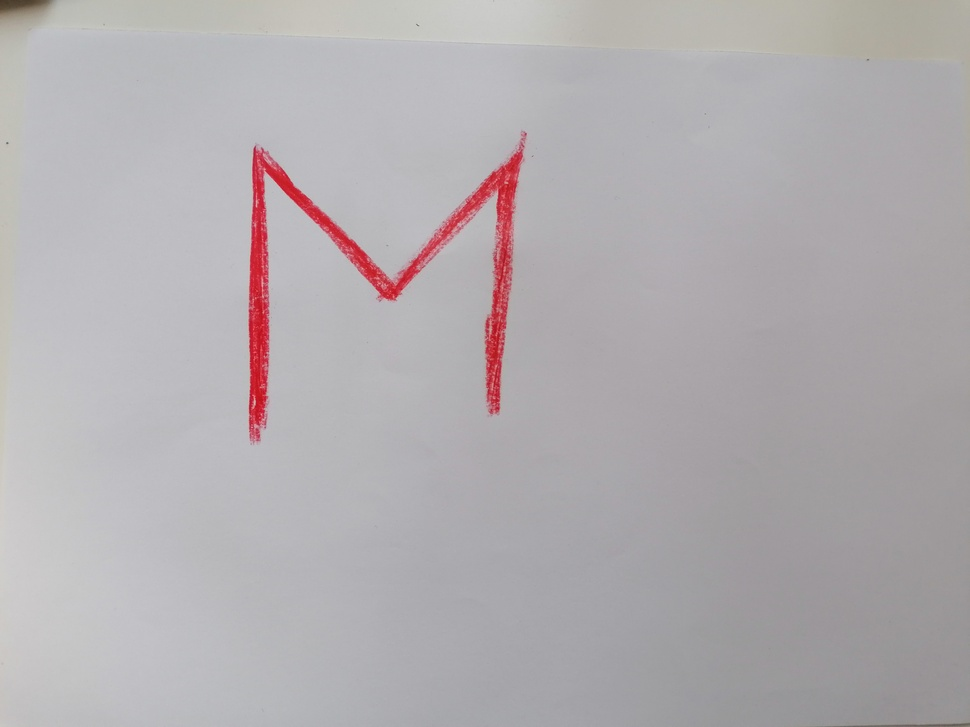
#> input picture Foto_prova_contorni.jpg, 970 x 727 px, shrunk from 4000 x 3000 before the run, given in place of the camera
$ python Tracker.py
#> lines starting #> are read from the running program, lines starting #| are printed output that depends on the picture; after the words box and inside, x2 and y2 are one past the last pixel; in counts of white or black regions, pixels touching at a corner belong together; long printed decimals are rounded
import cv2
import numpy
import sys
import statistics
import imutils
from collections import deque


# TODO: when the laser is behind the hand (the camera can't see it)
# TODO: implement function "play":
    # -laser move slower if the pen tip is far, and after a while it stops
    # -feedback from the speaker
    # -how much distance is good? This depends on the height of the camera


class Tracker(object):
    def __init__(self, LASER, HAND, PAPER_MASK, LASER_MASK, HAND_MASK, PEN, PEN_MASK, TIP_MASK):
        # camera
        self.camera = None
        self.frame = None
        self.prev_frame = None # actually not used
        # laser and hand positions
        self.laser_pos = (0, 0)
        self.hand_pos = (0, 0)
        # laser and hand masks
        self.paper_mask = None
        self.laser_mask = None
        self.hand_mask = None
        # pen
        self.pen_box = None
        self.pen_line = (0, 0, 0, 0)
        self.pen_tip_pos = (0, 0)
        self.pen_mask = None
        self.tip_mask = None
        # what to display (debugging): see funct 'display'
        self.display_flags = {
            'laser' : LASER, # red circle for the laser
            'hand' : HAND, # green circle the hand
            'laser_mask' : LASER_MASK, # threshold mask of the laser
            'paper_mask' : PAPER_MASK, # threshold mask of the paper (see paper_setup)
            'hand_mask' : HAND_MASK, # threshold mask of the hand
            'pen' : PEN, # blue box for the pen, light blue dot for the pen tip
            'pen_mask' : PEN_MASK, # threshold mask of the pen
            'tip_mask' : TIP_MASK # to see intersection between hand circle and pen line
        }


    def setup_camera_capture(self, device_num = 0):
        """
        Perform camera setup for the device number (default device = 0).
        Return a reference to the camera Capture object.
        """
        try:
            device = int(device_num)
            sys.stdout.write(f'Using Camera Device: {device}\n')
        except (IndexError, ValueError):
            # set default device
            device = 0
            sys.stderr.write("Invalid Device. Using default device 0\n")

        # Try to start capturing frames
        self.camera = cv2.VideoCapture(device, cv2.CAP_DSHOW)
        if not self.camera.isOpened():
            sys.stderr.write("Failed to Open Capture device. Quitting.\n")
            sys.exit(1)

        return self.camera


    def setup_paper_mask(self):
        """
        When you start the program, you need to know where the paper is:
        this create the mask of it.
        NOTE 1: there must be nothing on the paper! The paper must be the only
        "relevant" object on the desk
        NOTE 2: this stage is in the very beginning of the run, so the camera
        must be directed to the paper from the start
        NOTE 3: if the camera will move with the head, we will need to
        move also the hand_mask created at this step
        """
        i = 0
        for i in range(0, 30):
            check, self.frame = self.camera.read()
            self.paper_tracking()
#> this loop made 30 passes
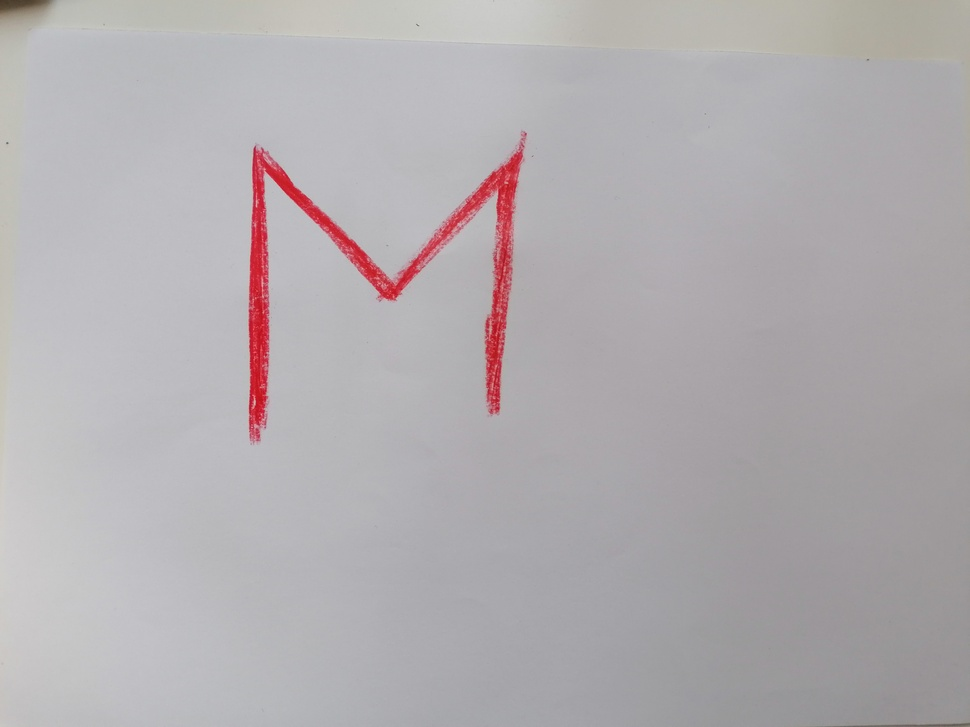
#> input picture Foto_prova_contorni.jpg, 970 x 727 px, shrunk from 4000 x 3000 before the run, given in place of the camera
#> pass 1, in paper_tracking, `color_mask = cv2.inRange(frame, lower, upper)`:
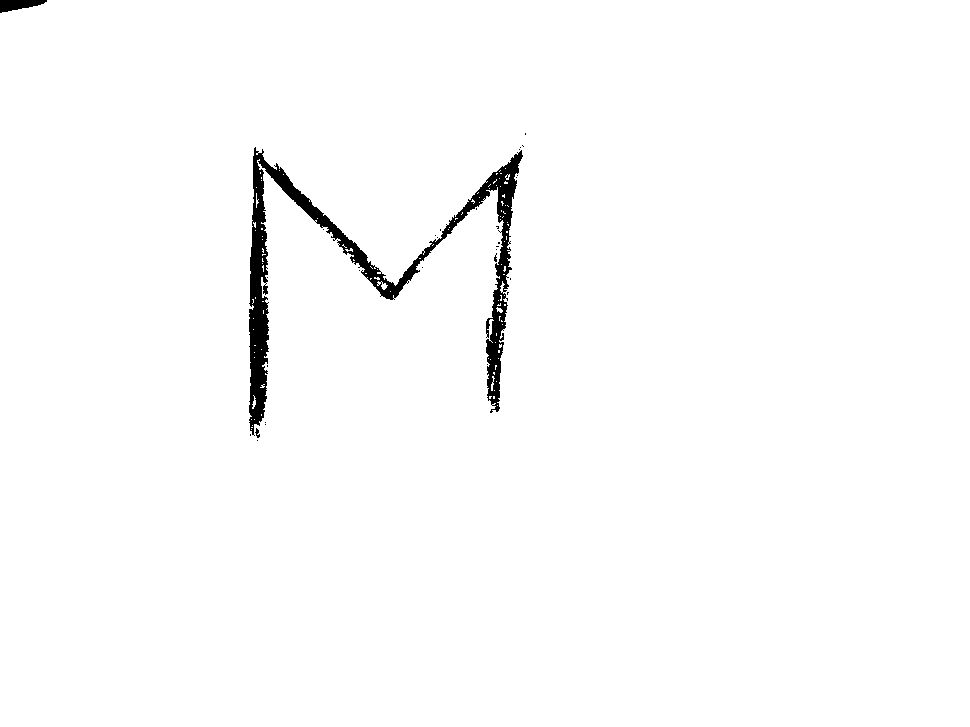
#> color_mask: shape (727, 970); 98.5% white; 30 black regions (27 under 20 px), largest, box (x1, y1, x2, y2) and area: (249, 147, 523, 436) 10072, (0, 0, 47, 13) 386, (255, 428, 260, 438) 26
#> in run, self.frame is the input picture: shape (727, 970, 3); mean B, G, R 176.6, 173.7, 178.1
        self.camera.release()


    def paper_tracking(self):
        """
        find the paper. This is useful to select the input only in the interesting
        area.
        EXECUTION
        mask of bgr and hsv
        bitwise and between them
        """
        frame = self.frame.copy()

        # define a bgr based mask
        lower = numpy.array([85, 85, 90], dtype="uint8")  # 0, 48, 80
        upper = numpy.array([255, 255, 255], dtype="uint8")  # 20, 255, 255
        color_mask = cv2.inRange(frame, lower, upper)

        # define a hsv based mask
        hsv = cv2.cvtColor(frame, cv2.COLOR_BGR2HSV)
        lower = numpy.array([0, 0, 120], dtype="uint8")  # 105
        upper = numpy.array([179, 110, 255], dtype="uint8")  # 20, 255, 255
        hsv_mask = cv2.inRange(hsv, lower, upper)

        # and between the two masks: more precision
        self.paper_mask = cv2.bitwise_and(hsv_mask, color_mask)

        # find paper contour
        blank = numpy.zeros((len(frame), len(frame[0])), dtype='uint8')
        paper, thresh = cv2.threshold(self.paper_mask, 40, 255, 0)
        contours, hierarchy = cv2.findContours(thresh, cv2.RETR_EXTERNAL, cv2.CHAIN_APPROX_NONE)

        # fill of white the paper contour found
        if len(contours) != 0:
            c = max(contours, key=cv2.contourArea)
            # draw in blue the contours that were founded
            cv2.drawContours(blank, c, -1, 255, -1)
            # fill the area inside the contours founded
            cv2.fillPoly(blank, pts=[c], color=(255, 255, 255))

        self.paper_mask = blank
        return self.paper_mask


    # NOTE: this is very good when there's no red light which reflects
    # on the hand
    def laser_tracking_1(self):
        """
        Find the laser
        EXECUTION
        this splits color channels: I take red, I find the position
        of the pixel with max red value (red laser)
        NOTE: the red light in the hand distracts this tracker, which
        start to go on the hand and not on the laser. So I decided
        to use also brightness (see when I use h) and then take the mean
        as the center value
        """
        frame = self.frame.copy()
        b, g, r = cv2.split(frame)
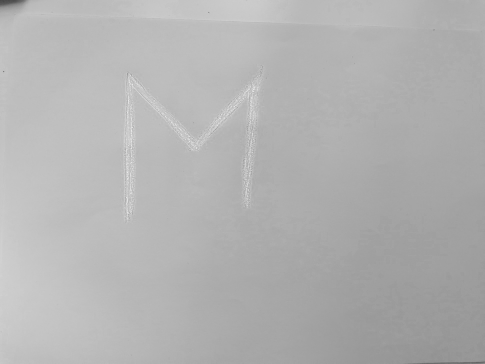
#> r: shape (727, 970) (shown at 1/2 size); min 72, max 255, mean 178.1

        # finds max's coordinates of the red channel
        laser_index = numpy.unravel_index(numpy.argmax(r, axis=None), r.shape)
#> laser_index = (179, 496)
        '''
        # finds max's coordinates (more red), but too slow.
        max_val = 0 # It's always 255
        max_col = 0 # NOTE: to see where to set these values by default
        max_row = 0
        for n_col, col in enumerate(r):
            for n_row, row in enumerate(col):
                if max_val < row:
                    max_val = row
                    max_col = n_col
                    max_row = n_row
        print(max_col, max_row)
        cv2.imshow('Red channel', r)
        '''

        # same as for red: find the max coordinates of the h channel
        hsv = cv2.cvtColor(frame, cv2.COLOR_BGR2HSV)
        h, s, v = cv2.split(frame)
        bright_index = numpy.unravel_index(numpy.argmax(h, axis=None), h.shape)
#> bright_index = (41, 453)

        # put together
        rows = [laser_index[1], bright_index[1]]
#> rows = [496, 453]
        cols = [laser_index[0], bright_index[0]]
#> cols = [179, 41]

        # compute the mean value
        self.laser_pos = (int(statistics.mean(rows)), int(statistics.mean(cols)))
#> self.laser_pos = (474, 110)

        # "fake" laser_mask. This laser_mask is useful only with laser_tracking_2:
        # for laser_tracking_1 I put this fake one to switch easily from one
        # function to the other
        blank = numpy.zeros((len(frame), len(frame[0])), dtype='uint8')
#> blank: shape (727, 970); every value is 0
        self.laser_mask = cv2.circle(blank, self.laser_pos, 10, (255, 0, 0), -1)
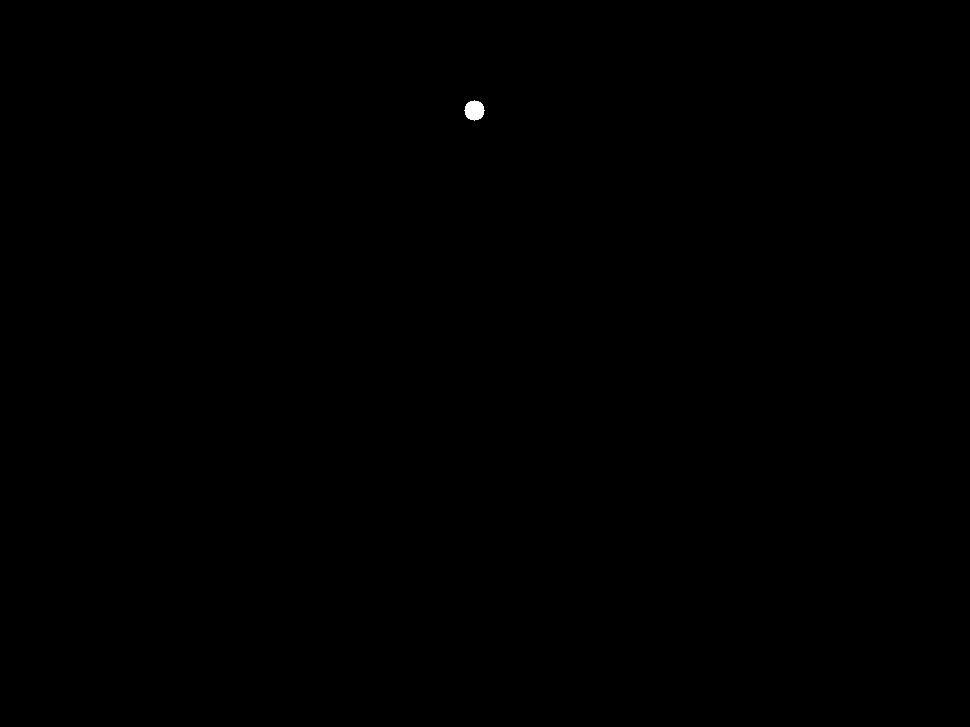
#> self.laser_mask: shape (727, 970); 0.04% white; 1 white region, box (x1, y1, x2, y2) and area: (464, 100, 485, 121) 317

        return self.laser_pos


    # NOTE: this is not very good when there is a small red dot and no
    # red reflects on there surfaces. In general is better laser_tracking_1
    # [26 lines left out: function laser_tracking_2, not called in this run]


    def hand_tracking(self):
        """
        Find the hand
        EXECUTION
        set lower and upper value of threshold, find moment (center of all
        regions found): this is where the hand is positioned
        """
        # define and find hsv based mask
        hsv = cv2.cvtColor(self.frame.copy(), cv2.COLOR_BGR2HSV)
        lower = numpy.array([0, 80, 100], dtype="uint8")  # 0, 48, 80
        upper = numpy.array([20, 200, 200], dtype="uint8")  # 20, 255, 255
        self.hand_mask = cv2.inRange(hsv, lower, upper)
#> self.hand_mask: shape (727, 970); 0.01% white in thin lines or dots, all inside (x1, y1, x2, y2) = (0, 2, 492, 400)

        # I don't want things which aren't on the paper
        self.hand_mask = cv2.bitwise_and(self.hand_mask, self.paper_mask)
#> self.hand_mask: shape (727, 970); 0% white in thin lines or dots, all inside (x1, y1, x2, y2) = (255, 324, 492, 400)

        # find center of the area found
        # TODO: catch error when you have white light using last not zero value
        M = cv2.moments(self.hand_mask)
#> M = moments, m00 2040, centre m10/m00, m01/m00 = (433.4, 345.2)
        try:
            cX = int(M["m10"] / M["m00"])
#> cX = 433
            cY = int(M["m01"] / M["m00"])
#> cY = 345
        except (ZeroDivisionError):
            cX = 0
            cY = 0

        self.hand_pos = (cX - 25, cY - 25)
#> self.hand_pos = (408, 320)
        return self.hand_pos


    def pen_tracking(self):
        """
        find the pen tip
        EXECUTION
        find contour of the pen using a mask.
        using a box surrounding the contour, find the pen axis
        intersect hand circle and pen line to find the pen tip (approximately)
        """
        # PEN SEARCHING
        # define and find hsv based mask
        hsv = cv2.cvtColor(self.frame.copy(), cv2.COLOR_BGR2HSV)
        h, s, v = cv2.split(hsv)
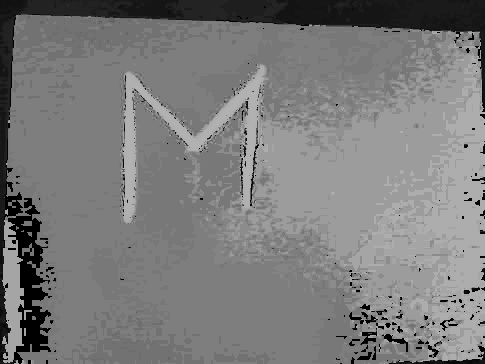
#> h: shape (727, 970) (shown at 1/2 size); min 0, max 179, mean 123.4
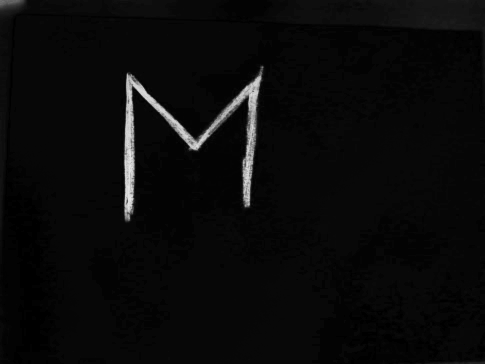
#> s: shape (727, 970) (shown at 1/2 size); min 0, max 236, mean 9.9
        lower = numpy.array([17, 95, 111], dtype = "uint8")
        upper = numpy.array([65, 255, 255], dtype = "uint8")
        self.pen_mask = cv2.inRange(hsv, lower, upper)

        # find contours
        pts = deque(maxlen=64)
        cnts = cv2.findContours(self.pen_mask, cv2.RETR_EXTERNAL, cv2.CHAIN_APPROX_SIMPLE)
#> cnts = 0 contours
        cnts = imutils.grab_contours(cnts)
#> cnts = []

        center = None
        # I need at least one contour
        if len(cnts) > 0:
            # find largest contour
            c = max(cnts, key=cv2.contourArea)

            # put a rectangle which surround the contour (pen) found
            rect = cv2.minAreaRect(c)
            self.pen_box = cv2.boxPoints(rect)
            self.pen_box = numpy.int0(self.pen_box)

            # Find the object rotational angle and its center, then finds the
            # line going throught the center and parallel to the object
            # countor (its axes)
            if self.pen_box[0][1] > self.pen_box[2][1]:
                highest_point_2 = self.pen_box[0]
            else:
                highest_point_2 = self.pen_box[2]
            lowest_point = self.pen_box[1]

            # set a line along the pen
            m_line = (highest_point_2[1] - lowest_point[1]) / (highest_point_2[0] - lowest_point[0])
            x_center = rect[0][0]
            y_center = rect[0][1]
            visible_lenght = rect[1][0]
            q_line = y_center - x_center * m_line
            x_point = len(self.frame[0])  # the line must "cut" the frame

            # draw the pen-line
            try:
                y_point = int(x_point * m_line + q_line)
                x_center = int(x_center)
                y_center = int(y_center)
                # save some points for display purpose (see funct self.display())
                self.pen_line = (x_center, y_center, x_point, y_point)
            except:
                # TODO: catch when the pen is not in sight
                y_point = 1
                # print("Cannot see pen")

            # TIP PEN SEARCHING
            # set on a blank the hand circle and the pen line
            blank_line = numpy.zeros((len(self.frame), len(self.frame[0])), dtype='uint8')
            blank_circle = blank_line
            cv2.line(blank_line, (int(x_center), int(y_center)),(x_point, y_point), (255, 255, 255), 10)
            cv2.circle(blank_circle, self.hand_pos, 150, (255, 255, 255), 10)

            # intersection between line and circle
            tip_mask = cv2.bitwise_and(blank_line, blank_circle)
            self.tip_mask = tip_mask
            cv2.circle(self.tip_mask, self.hand_pos, 150, (0, 255, 0), -1)

            # only one point remained
            M = cv2.moments(tip_mask)
            try:
                cX = int(M["m10"] / M["m00"])
                cY = int(M["m01"] / M["m00"])
            except (ZeroDivisionError):
                cX = 0
                cY = 0
            self.pen_tip_pos = (cX - 25, cY - 25)


    def play(self):
        # compute euclidean distance between laser and pen tip
        dist = numpy.linalg.norm(numpy.array(self.laser_pos) - numpy.array(self.pen_tip_pos))
#> dist = 486.6
        print(dist)
#| 486.596


    def display(self):
        """
        Display video for debugging according to self.display_flags
        EXECUTION
        create a dictionary in which any video required is put
        """
        frame = self.frame.copy()
        # show the video by default. On it we can draw signals (see lines below)
        to_display = {'frame' : frame}

        if self.display_flags['laser'] == 1: # LASER on image
            # red circle for laser
            circle = cv2.circle(frame, self.laser_pos, 30, (0, 0, 255), 3)

        if self.display_flags['hand'] == 1: # HAND on image
            # green circle for hand
            circle = cv2.circle(frame, self.hand_pos, 120, (0, 255, 0), 3)
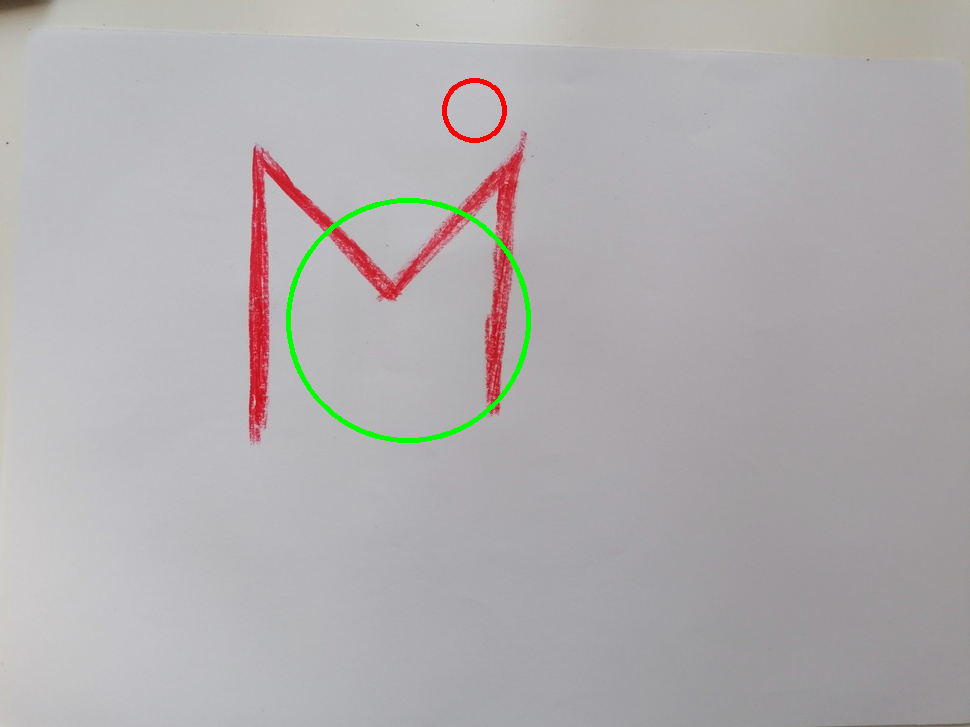
#> circle: shape (727, 970, 3); mean B, G, R 175.4, 173.9, 177.2

        if self.display_flags['paper_mask'] == 1: # PAPER_MASK
            to_display['paper_mask'] = self.paper_mask

        if self.display_flags['laser_mask'] == 1: # LASER_MASK
            to_display['laser_mask'] = self.laser_mask

        if self.display_flags['hand_mask'] == 1: # HAND_MASK
            to_display['hand_mask'] = self.hand_mask

        if self.display_flags['pen'] == 1: # PEN (box which contains it)
            # blue box on the pen
            cv2.drawContours(frame, [self.pen_box], 0, (255, 0, 0), 3)
            # yellow line along the pen
            cv2.line(frame, (self.pen_line[0], self.pen_line[1]), (self.pen_line[2], self.pen_line[3]), (0, 255, 255), 3)
#> frame: shape (727, 970, 3); under 0.01% of pixels changed, all inside (x1, y1, x2, y2) = (0, 0, 3, 3)
            # light blue on the pen tip
            cv2.circle(frame, self.pen_tip_pos, 10, (255, 255, 0), -1)
#> frame: shape (727, 970, 3); mean B, G, R 175.4, 173.9, 177.2

        if self.display_flags['pen_mask'] == 1: # PEN_MASK to check the color
            to_display['pen_mask'] = self.pen_mask

        if self.display_flags['tip_mask'] == 1: # TIP_MASK to check the intersection hand circle - pen line
            to_display['tip_mask'] = self.tip_mask

        return to_display


    def run(self, camera_num = 0):
        """
        Run the program
        """
        # Set up the camera capture and paper_mask
        self.setup_camera_capture(camera_num)
        self.setup_paper_mask()
        self.setup_camera_capture(camera_num)

        while True:
            # capture the current image
            check, self.frame = self.camera.read()
            if not check:  # no image captured... end the processing
                sys.stderr.write("Could not read camera frame. Quitting\n")
                sys.exit(1)

            # make trackings
            # self.paper_tracking() this is not used here anymore: see paper_mask_setup
            self.laser_tracking_1()
            self.hand_tracking()
            self.pen_tracking()

            # feedback and mark
            self.play()

            # display videos according to flags set
            to_display = self.display()
#> to_display = 1 item
            if len(to_display.items()) == 0:
                pass
            else:
                for video in to_display.items():
                    if type(video[1]) == type(None):
                        pass
                    else:
                        cv2.imshow(f'{video[0]}', video[1])
#> this loop made 1 pass

            # to stop the process
            key = cv2.waitKey(1)
#> (key Esc is pressed here)
            if key == 27:
                break

        self.camera.release()


if __name__ == '__main__':
    tracker = Tracker(LASER=1, HAND=1, PAPER_MASK=0, LASER_MASK=0, HAND_MASK=0, PEN = 1, PEN_MASK=0, TIP_MASK=0)

    tracker.run()

    cv2.destroyAllWindows()
